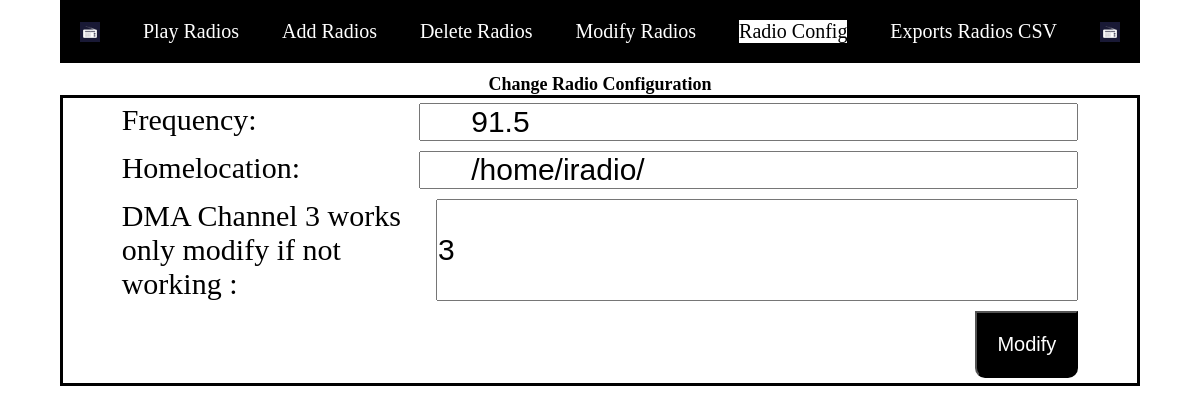
The page /config on the database its author committed.
### fmtrans/models.py (models this page shows)
class Config(models.Model):
    frecuency = models.TextField(blank=True, null=True)
    homelocation = models.TextField(blank=True, null=True)
    wavlocation = models.TextField(blank=True, null=True)
    dma_channel = models.TextField(blank=True, null=True)
    bandwidth = models.TextField(blank=True, null=True)
    class Meta:
        managed = False
        db_table = 'config'

### fmtrans/views.py (the view)
# urls.py: path('config', views.config),
def config(request):
    if request.method == 'POST':
        form=ConfigForm(request.POST)
        if form.is_valid():
         form.save()
         config = Config.objects.latest('id')
         filterid=config.id
         Config.objects.exclude(id=filterid).delete()
         server_op=Server_Ops()
         if  Radios.objects.filter(state="ON").count() > 0:
          on_radio_id=Radios.objects.get(state="ON").id
          server_op.writefile(on_radio_id)
          server_op.restart()
         context={'change':True ,'form':form}
         return render(request,'config.html',context)
    else:
       config = Config.objects.latest('id')
       form=ConfigForm(instance=config)
    context={'form':form}
    return render(request,'config.html',context)

### fmtrans/forms.py
class ConfigForm(ModelForm):
    class Meta:
        model=Config
        fields=['id','frecuency','homelocation','dma_channel']
        widgets = {
            'frecuency': forms.TextInput(attrs={
            'class': 'frecuencytextbox'
            }),
            'homelocation': forms.TextInput(attrs={
            'class': 'homeloctextbox'}),
            'dma_channel': forms.TextInput(attrs={
            'class': 'dma_channelloctextbox'})
         }

### fmtrans/templates/config.html (shortened to what this page needs)
<!DOCTYPE html>
<html><head>
{% load static %}
<link rel="stylesheet" type="text/css" href="{%static 'style.css'%}"/>
<link rel="stylesheet" type="text/css" href="{%static 'switch.css'%}"/>
	</head>
	<body>
{% include "menu.html" %}
<h2>Change Radio Configuration</h2>
<form action="" method="post">
	<div class="content">
<ul class=wrapper">
	<li class="form-row"><label>Frequency:</label>{{form.frecuency}}</li>
<li class="form-row"><label>Homelocation:</label>{{form.homelocation}}</li>
<li class="form-row"><label>DMA Channel 3 works only modify if not working :</label>{{form.dma_channel}}</li>
<li class="form-row"><button  class="button2" type="submit" align="right">Modify</button></li></ul>
	</div>
<br>
<br>
<br>
</form>
</body>
</html>

### static/style.css (style rules this page uses)
* { margin: 0; padding: 0; box-sizing: border-box; }
html { font-size: 62.5%; }
h2 { width: 90%; text-align: center; font-size: 1.8rem; margin:auto; }
.frecuencytextbox { display:flex; justify-content: center; font-size:2rem; padding-left:5rem; padding-right:1rem; text-align: left; }
.homeloctextbox { display:flex; justify-content: center; font-size:2rem; padding-left:5rem; padding-right:1rem; text-align: left; }
.content { border:solid; border-color:black; margin:auto; width:90%; }
.form-row { display: flex; justify-content: flex-end; padding: .5em; margin:auto; width:90%; }
.form-row label { flex: 1; font-size:3rem; }
.form-row input { flex: 2; padding-right:1rem; font-size:3rem; }
.button2 { background-color:black; color: white; padding: 2rem 2rem; text-align: center; text-decoration: none; display: inline-block; font-size: 2rem; cursor: pointer; border-color:black; border-bottom-left-radius: 10px; border-bottom-right-radius: 10px; align-content: flex-end; }

### rows shown on the page
Config: frecuency "91.5", homelocation "/home/iradio/", dma_channel "3"
